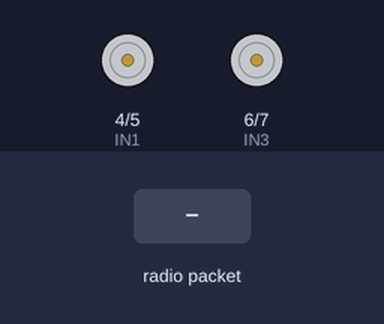
This sketch was run on a simulated Arduino Uno, built with avr-gcc and run on an emulated ATmega328P. Parts: motor-driver pin pairs drawn as motors (green arrow = first pin HIGH = forward, orange = second pin HIGH = backward, longer = more drive). The test bench sets the inputs (shaded band). No radio packets arrive unless stated.

Above: at 1.2 s.
1.3 s: radio packet "F" arrives
At 2.2 s:
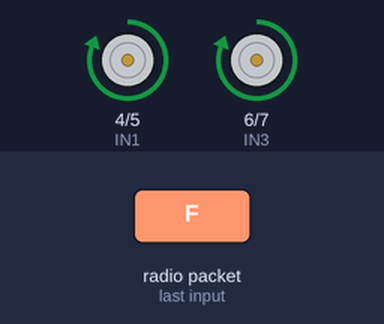
2.8 s: radio packet "R" arrives
At 3.4 s:
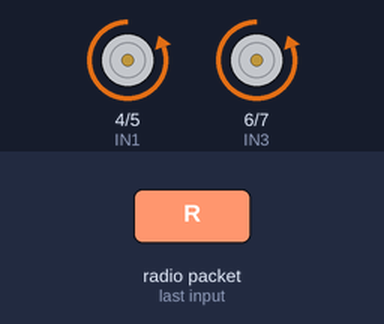
4.3 s: radio packet "E" arrives
At 5.5 s:
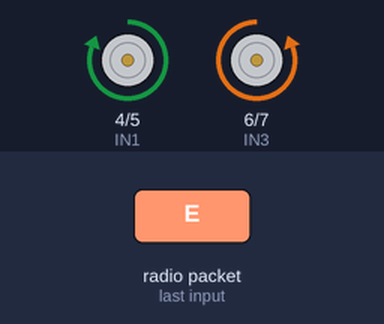
5.8 s: radio packet "D" arrives
At 6.9 s:
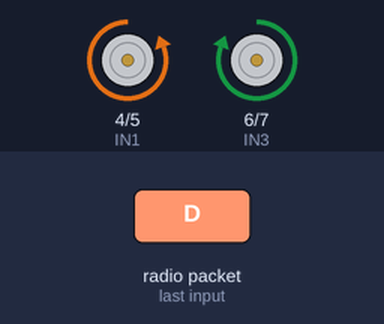
7.3 s: radio packet "N" arrives
At 8.0 s:
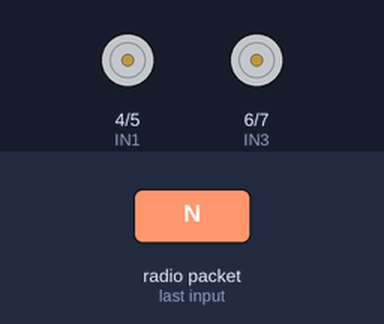
Timing chart, 0 to 9.8 s (numbered marks = the images above; inputs shaded):
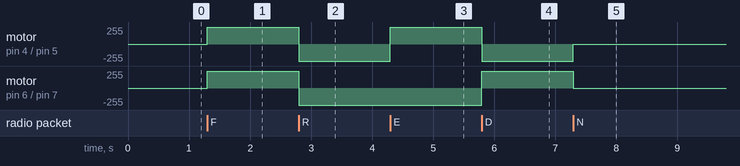

The sketch:

receptor.ino
```cpp
#include <RH_ASK.h>
#include <SPI.h> // Necessária para RH_ASK, mesmo sem uso direto

#define VELOCIDADE 2001
#define PINO_RX 10

// Pinos L298N (com ENA/ENB jumpeados)
#define IN1 4
#define IN2 5
#define IN3 6
#define IN4 7

RH_ASK driver(VELOCIDADE, PINO_RX, 0, 0); // velocidade, RX, TX, PTT, inverte = 0

char recebido;

void setup() {
  driver.init();

  pinMode(IN1, OUTPUT);
  pinMode(IN2, OUTPUT);
  pinMode(IN3, OUTPUT);
  pinMode(IN4, OUTPUT);

  parar();
}

void loop() {
  uint8_t buf[RH_ASK_MAX_MESSAGE_LEN];
  uint8_t buflen = sizeof(buf);

  if (driver.recv(buf, &buflen)) {
    recebido = buf[0];
    executarComando(recebido);
  }
}

void executarComando(char cmd) {
  if (cmd == 'F') mover_para_frente();
  else if (cmd == 'R') mover_para_tras();
  else if (cmd == 'E') virar_a_esquerda();
  else if (cmd == 'D') virar_a_direita();
  else if (cmd == 'N') parar();
}

void mover_para_frente() {
  digitalWrite(IN1, HIGH);
  digitalWrite(IN2, LOW);
  digitalWrite(IN3, HIGH);
  digitalWrite(IN4, LOW);
}

void mover_para_tras() {
  digitalWrite(IN1, LOW);
  digitalWrite(IN2, HIGH);
  digitalWrite(IN3, LOW);
  digitalWrite(IN4, HIGH);
}

void virar_a_direita() {
  digitalWrite(IN1, LOW);
  digitalWrite(IN2, HIGH);
  digitalWrite(IN3, HIGH);
  digitalWrite(IN4, LOW);
}

void virar_a_esquerda() {
  digitalWrite(IN1, HIGH);
  digitalWrite(IN2, LOW);
  digitalWrite(IN3, LOW);
  digitalWrite(IN4, HIGH);
}

void parar() {
  digitalWrite(IN1, LOW);
  digitalWrite(IN2, LOW);
  digitalWrite(IN3, LOW);
  digitalWrite(IN4, LOW);
}
```

Measured:
- after the input at 1.3 s, motor on pin 4 (IN1) / pin 5 (IN2), motor on pin 6 (IN3) / pin 7 (IN4): stopped → forward 255/255 at once
- after the input at 2.8 s, motor on pin 4 (IN1) / pin 5 (IN2), motor on pin 6 (IN3) / pin 7 (IN4): forward 255/255 → backward 255/255 at once
- after the input at 4.3 s, motor on pin 4 (IN1) / pin 5 (IN2): backward 255/255 → forward 255/255 at once
- after the input at 5.8 s, motor on pin 4 (IN1) / pin 5 (IN2): forward 255/255 → backward 255/255 at once; motor on pin 6 (IN3) / pin 7 (IN4): backward 255/255 → forward 255/255 at once
- after the input at 7.3 s, motor on pin 4 (IN1) / pin 5 (IN2): backward 255/255 → stopped at once; motor on pin 6 (IN3) / pin 7 (IN4): forward 255/255 → stopped at once
